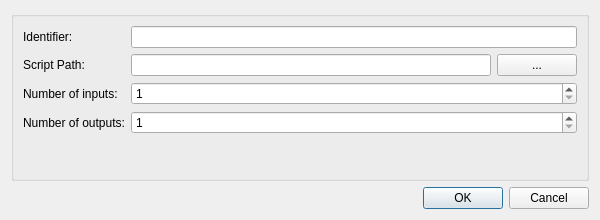
<?xml version="1.0" encoding="UTF-8"?>
<ui version="4.0">
 <class>ConfigureDialog</class>
 <widget class="QDialog" name="ConfigureDialog">
  <property name="geometry">
   <rect>
    <x>0</x>
    <y>0</y>
    <width>600</width>
    <height>220</height>
   </rect>
  </property>
  <property name="windowTitle">
   <string>Configure User Script</string>
  </property>
  <layout class="QGridLayout" name="gridLayout">
   <item row="0" column="0">
    <widget class="QGroupBox" name="configGroupBox">
     <property name="title">
      <string/>
     </property>
     <layout class="QFormLayout" name="formLayout">
      <item row="0" column="0">
       <widget class="QLabel" name="label0">
        <property name="text">
         <string>Identifier:</string>
        </property>
       </widget>
      </item>
      <item row="0" column="1">
       <widget class="QLineEdit" name="lineEditIdentifier"/>
      </item>
      <item row="2" column="0">
       <widget class="QLabel" name="label1">
        <property name="text">
         <string>Number of inputs:</string>
        </property>
       </widget>
      </item>
      <item row="2" column="1">
       <widget class="QSpinBox" name="spinBoxNumberOfInputs">
        <property name="minimumSize">
         <size>
          <width>75</width>
          <height>0</height>
         </size>
        </property>
        <property name="minimum">
         <number>1</number>
        </property>
       </widget>
      </item>
      <item row="3" column="0">
       <widget class="QLabel" name="label2">
        <property name="text">
         <string>Number of outputs:</string>
        </property>
       </widget>
      </item>
      <item row="3" column="1">
       <widget class="QSpinBox" name="spinBoxNumberOfOutputs">
        <property name="minimumSize">
         <size>
          <width>75</width>
          <height>0</height>
         </size>
        </property>
        <property name="minimum">
         <number>1</number>
        </property>
       </widget>
      </item>
      <item row="1" column="0">
       <widget class="QLabel" name="label">
        <property name="text">
         <string>Script Path:</string>
        </property>
       </widget>
      </item>
      <item row="1" column="1">
       <layout class="QHBoxLayout" name="horizontalLayout">
        <item>
         <widget class="QLineEdit" name="lineEditScriptPath"/>
        </item>
        <item>
         <widget class="QPushButton" name="pushButtonFileChooser">
          <property name="text">
           <string>...</string>
          </property>
         </widget>
        </item>
       </layout>
      </item>
     </layout>
    </widget>
   </item>
   <item row="1" column="0">
    <widget class="QDialogButtonBox" name="buttonBox">
     <property name="orientation">
      <enum>Qt::Horizontal</enum>
     </property>
     <property name="standardButtons">
      <set>QDialogButtonBox::Cancel|QDialogButtonBox::Ok</set>
     </property>
    </widget>
   </item>
  </layout>
 </widget>
 <resources/>
 <connections>
  <connection>
   <sender>buttonBox</sender>
   <signal>accepted()</signal>
   <receiver>ConfigureDialog</receiver>
   <slot>accept()</slot>
   <hints>
    <hint type="sourcelabel">
     <x>248</x>
     <y>254</y>
    </hint>
    <hint type="destinationlabel">
     <x>157</x>
     <y>274</y>
    </hint>
   </hints>
  </connection>
  <connection>
   <sender>buttonBox</sender>
   <signal>rejected()</signal>
   <receiver>ConfigureDialog</receiver>
   <slot>reject()</slot>
   <hints>
    <hint type="sourcelabel">
     <x>316</x>
     <y>260</y>
    </hint>
    <hint type="destinationlabel">
     <x>286</x>
     <y>274</y>
    </hint>
   </hints>
  </connection>
 </connections>
</ui>
